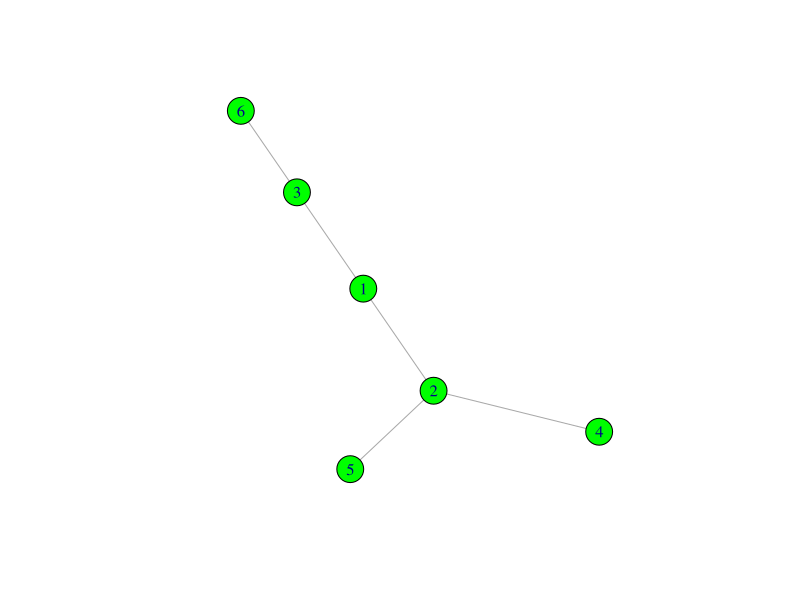

Generate this figure with R:
library(igraph)
size = 6

# tree graph with two children for each node
g = graph.tree(size, children = 2, mode = "undirected")
plot(g, layout=layout_with_fr, vertex.color ="Green")